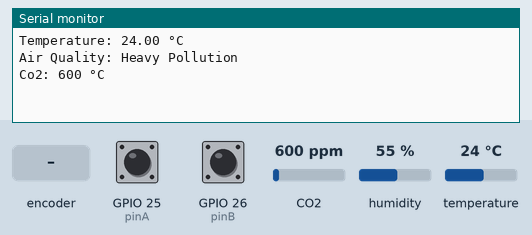
The sketch below on a simulated ESP32. On the bench: the last lines printed to the serial monitor. The test bench sets the inputs (shaded band); at power-on: CO2 600 ppm, temperature 24 °C, GPIO 25 (pinA) HIGH, GPIO 26 (pinB) HIGH, humidity 55 %. WiFi joins after 1.5 s; servers stay silent unless stated; no MQTT or app messages arrive unless stated.

Above: at 2.7 s.
2.8 s: CO2 set to 452 ppm
At 5.1 s:
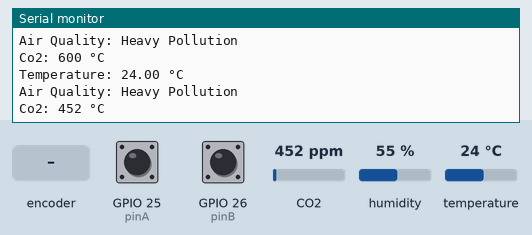
5.5 s: temperature set to 12 °C
At 7.1 s:
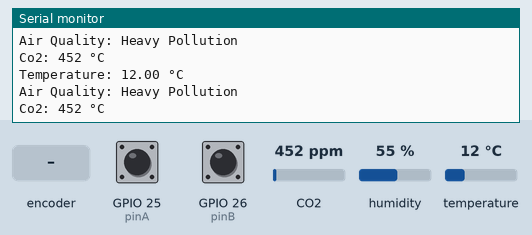
8.2 s: CO2 set to 1050 ppm
At 10.6 s:
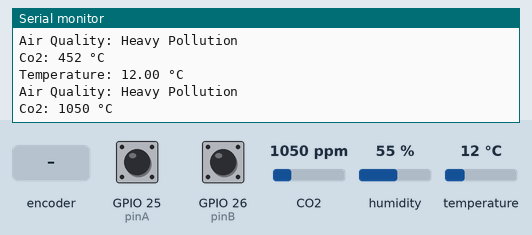
10.9 s: temperature set to 19 °C
At 13.2 s:
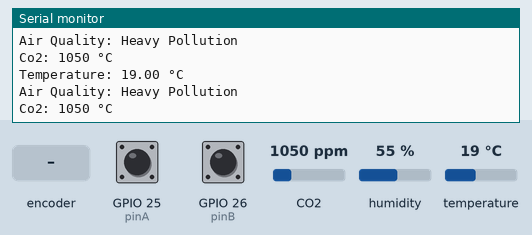
13.6 s: rotary encoder on GPIO 25 (pinA) / GPIO 26 (pinB) turned 3 steps (first pin leading)
Timing chart, 0 to 16.6 s (numbered marks = the images above; inputs shaded):
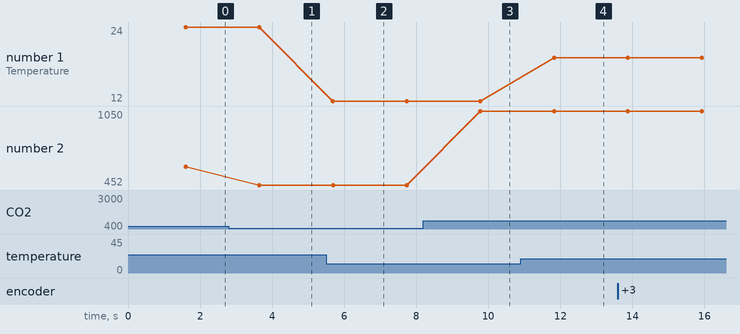

The sketch:

MQTT.ino
```cpp
//MZ19 TX 17
// MZ19 RX 16
//DHT 4
// VOC A 19
//VOC B 18

#include <WiFi.h>
#include <PubSubClient.h>
#include <HardwareSerial.h>
#include <MHZ19.h>
#include "DHT.h"

#define RXD2 17  // MH-Z19E TX → ESP32 RX
#define TXD2 16  // MH-Z19E RX ← ESP32 TX

volatile float temp = 0; // Celsius
volatile float hum=0;
volatile int aVal = 0;
volatile int bVal = 0;
volatile int co2 = 0;
volatile float voc=0;
HardwareSerial mySerial(1);  // Use UART1
MHZ19 co2Sensor;

int pinA=25; //19
int pinB=26; //
#define DHTPIN 4
#define DHTTYPE DHT11
DHT dht(DHTPIN, DHTTYPE);

const char* ssid = "VijayV";
const char* password = "12345678";
const char* mqtt_server = "192.168.149.27";

WiFiClient espClient;
PubSubClient client(espClient);

void setup_wifi() {
  WiFi.begin(ssid, password);
  while (WiFi.status() != WL_CONNECTED) {
    delay(500);
  }
}

void reconnect() {
  while (!client.connected()) {
    client.connect("ESPClient");
  }
}

void setup() {
Serial.begin(115200);
mySerial.begin(9600, SERIAL_8N1, RXD2, TXD2);
pinMode(pinA, INPUT);
pinMode(pinB, INPUT);
co2Sensor.begin(mySerial);
dht.begin();
setup_wifi();
client.setServer(mqtt_server, 1883);
}

void loop() {
  if (!client.connected()) {
    reconnect();
  }

client.loop();
 temp = dht.readTemperature();
 hum=dht.readHumidity();
 aVal = digitalRead(pinA);
 bVal = digitalRead(pinB);
 co2 = co2Sensor.getCO2();
 voc=0;

  if (!isnan(temp)) {
    client.publish("room/temperature", String(temp).c_str());  // Publish to topic
    client.publish("room/humidity", String(hum).c_str());  // Publish to topic
    Serial.println("Temperature: " +  String(temp) + " °C");     // Debug print
  } else {
    Serial.println("Failed to read from DHT11");
  }

    if (aVal == LOW && bVal == LOW) {
      voc=0;
    client.publish("room/Voc", String(voc).c_str());  // Publish to topic
    Serial.println("Air Quality: No Pollution");
  }
  else if (aVal == LOW && bVal == HIGH) {
    voc=25;
    client.publish("room/Voc", String(voc).c_str());  // Publish to topic
    Serial.println("Air Quality: Slight Pollution");
  }
  else if (aVal == HIGH && bVal == LOW) {
    voc=50;
    client.publish("room/Voc", String(voc).c_str());  // Publish to topic

    Serial.println("Air Quality: Middle Pollution");
  }
  else if (aVal == HIGH && bVal == HIGH) {
    voc=100;
    client.publish("room/Voc", String(voc).c_str());  // Publish to topic

    Serial.println("Air Quality: Heavy Pollution");
  }
  else {
    Serial.println("Invalid reading.");
  }

  if (!isnan(co2)) {
    client.publish("room/Co2", String(co2).c_str());  // Publish to topic
    Serial.println("Co2: " +  String(co2) + " °C");     // Debug print
  } else {
    Serial.println("Failed to read from MHZ19");
  }
  delay(2000); // Update every 2 seconds (adjust for your real-time needs)
}
```

Measured:
- after the input at 2.8 s, the serial monitor: prints a new line after 0.85 s (image 1)
- after the input at 5.5 s, the serial monitor: prints a new line after 0.19 s (image 2)
- after the input at 8.2 s, the serial monitor: prints a new line after 1.6 s (image 3)
- after the input at 10.9 s, the serial monitor: prints a new line after 0.93 s (image 4)
- plotted number 1: 24 → 12 after the input at 5.5 s, 12 → 19 after the input at 10.9 s
- plotted number 2: 600 → 452 after the input at 2.8 s, 452 → 1050 after the input at 8.2 s
